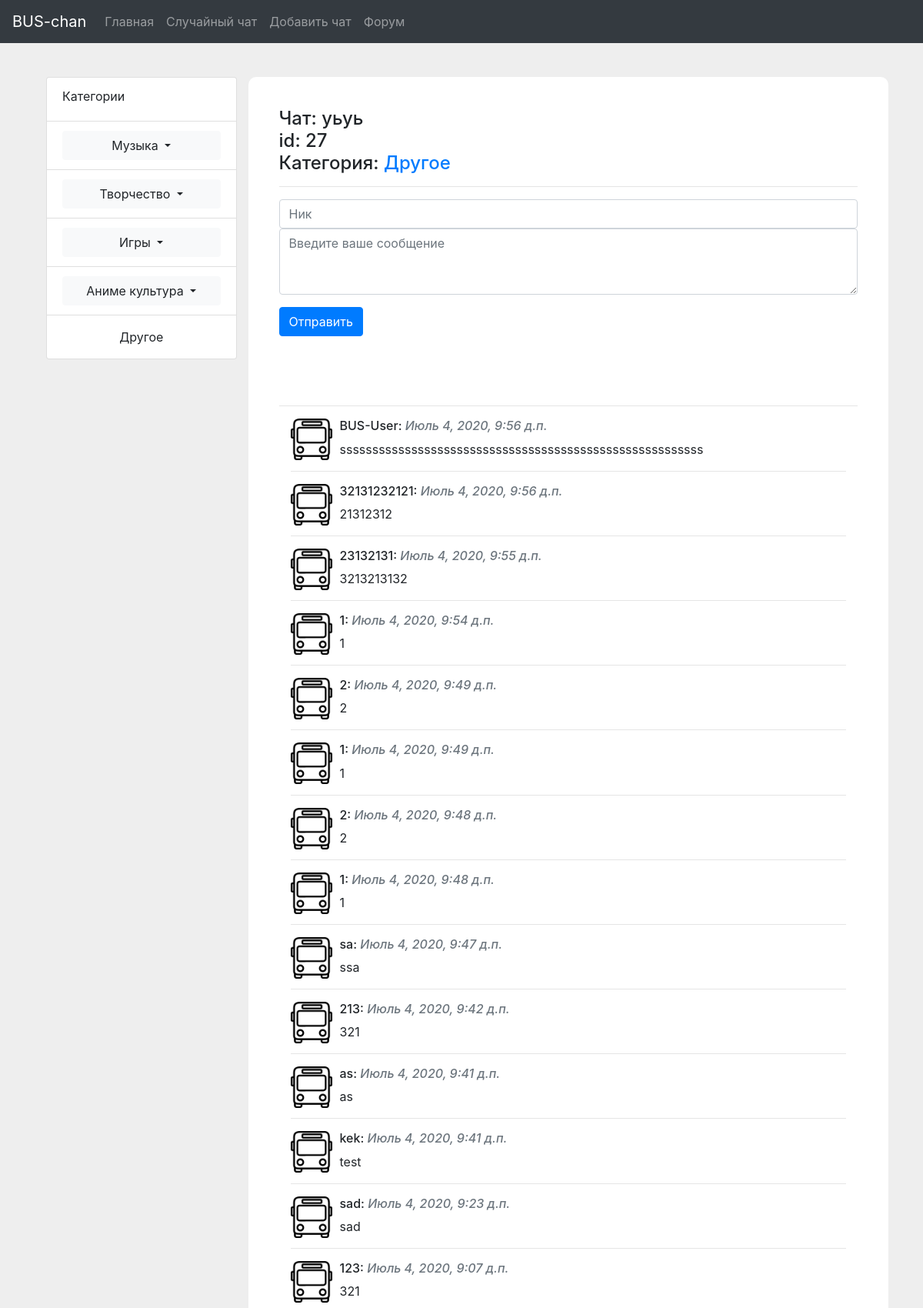
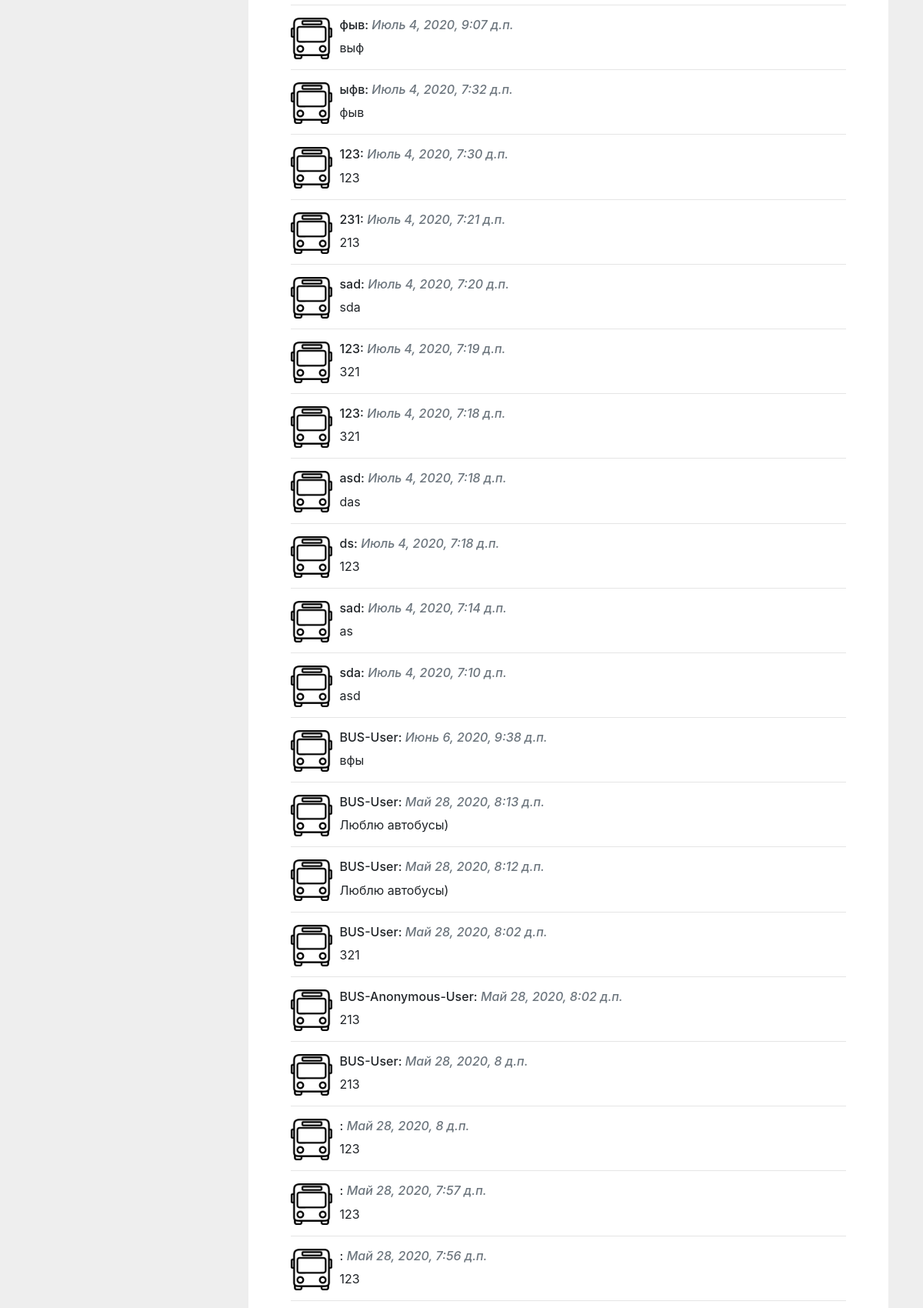
The app's page /chat/27/ (upper part) with its own data (2 pictures, top to bottom).
### bus_chan/apps/mainapp/models.py (models this page shows)
class Chat(models.Model):
    name = models.CharField('Имя чата', max_length=50)
    category = models.CharField('Категория чата', max_length=50)
    is_private = models.BooleanField('Приватный чат')
    date = models.DateField('Дата создания чата', auto_now_add=True)
    key = models.CharField('Приватный ключ', blank=True, max_length=80)
    def __str__(self):
        return self.name

class Message(models.Model):
    author = models.CharField('Ник', max_length=50)
    date = models.DateTimeField('Дата отправки', auto_now_add=True)
    chat = models.ForeignKey(Chat, on_delete=models.CASCADE)
    text = models.TextField('Текст сообщения')
    def __str__(self):
        return self.text

### bus_chan/apps/mainapp/views.py (the view)
# urls.py: path('chat/<int:chat_id>/', views.chat, name='chat'),
def chat(request, chat_id: int):
    try:
        current_chat = Chat.objects.get(id=chat_id)
        if current_chat.is_private:
            raise Exception('Chat is private.')
    except Exception as e:
        print(e)
        raise Http404("Чат не найден")
    massages = current_chat.message_set.order_by('-id')
    cat = current_chat.category
    for key, val in CATEGORIES.items():
        if val == cat:
            cat = key
            break
    return render(request, 'mainapp/chat.html',
                  {'chat': current_chat, 'massages': massages,
                   'category': cat})

### bus_chan/templates/mainapp/chat.html (shortened to what this page needs)
{% extends 'mainapp/base.html' %}
{% block content %}
    {% load static %}
	<h4>Чат: {{chat}}<br>id: {{chat.id}}<br>Категория: <a href="{% url 'category' chat.category %}">{{category}}</a></h4>
	<hr>
    <form action="{% url 'send_message' chat.id %}" method="POST" id="form" style="padding-bottom: 50px;">
	  <div class="form-group">
	    <input type="text" class="form-control" placeholder="Ник" name="author">
	    <textarea name="text" required="" class="form-control" rows="3" placeholder="Введите ваше сообщение"></textarea>
	  </div>
	  <button type="submit" class="btn btn-primary">Отправить</button><br><br>
	</form>
    <hr>
	{% if massages %}
        <div class="container-fluid" id="#messages">
            {% for m in massages %}
                <img id="avatar" src="{% static 'favicon.ico' %}">
                <h6>{{ m.author }}: <em class="text-secondary">{{ m.date }}</em></h6>
                <p>{{ m|safe }}</p>
                <hr>
            {% endfor %}
        </div>
	{% else %}
		<h3>Сообщения не найдены, станьте первым!</h3><br>
	{% endif %}
{% endblock %}

### bus_chan/apps/mainapp/static/mainapp/css/base.css (style rules this page uses)
html { height: 100%; }
img { max-height: 500px; max-width: 500px; }
#avatar { max-width: 64px; overflow: auto; float: left; padding-right: 10px; display: block; }

### records on screen
Chat: name "уьуь", id "27"
Message: author "BUS-User", date "Июль 4, 2020, 9:56 д.п.", text "ssssssssssssssssssssssssssssssssssssssssssssssssssssssss"
Message: author "32131232121", date "Июль 4, 2020, 9:56 д.п.", text "21312312"
Message: author "23132131", date "Июль 4, 2020, 9:55 д.п.", text "3213213132"
Message: author "1", date "Июль 4, 2020, 9:54 д.п.", text "1"
Message: author "2", date "Июль 4, 2020, 9:49 д.п.", text "2"
Message: author "1", date "Июль 4, 2020, 9:49 д.п.", text "1"
Message: author "2", date "Июль 4, 2020, 9:48 д.п.", text "2"
Message: author "1", date "Июль 4, 2020, 9:48 д.п.", text "1"
Message: author "sa", date "Июль 4, 2020, 9:47 д.п.", text "ssa"
Message: author "213", date "Июль 4, 2020, 9:42 д.п.", text "321"
Message: author "as", date "Июль 4, 2020, 9:41 д.п.", text "as"
Message: author "kek", date "Июль 4, 2020, 9:41 д.п.", text "test"
Message: author "sad", date "Июль 4, 2020, 9:23 д.п.", text "sad"
Message: author "123", date "Июль 4, 2020, 9:07 д.п.", text "321"
Message: author "фыв", date "Июль 4, 2020, 9:07 д.п.", text "выф"
Message: author "ыфв", date "Июль 4, 2020, 7:32 д.п.", text "фыв"
Message: author "123", date "Июль 4, 2020, 7:30 д.п.", text "123"
Message: author "231", date "Июль 4, 2020, 7:21 д.п.", text "213"
Message: author "sad", date "Июль 4, 2020, 7:20 д.п.", text "sda"
Message: author "123", date "Июль 4, 2020, 7:19 д.п.", text "321"
Message: author "123", date "Июль 4, 2020, 7:18 д.п.", text "321"
Message: author "asd", date "Июль 4, 2020, 7:18 д.п.", text "das"
Message: author "ds", date "Июль 4, 2020, 7:18 д.п.", text "123"
Message: author "sad", date "Июль 4, 2020, 7:14 д.п.", text "as"
Message: author "sda", date "Июль 4, 2020, 7:10 д.п.", text "asd"
Message: author "BUS-User", date "Июнь 6, 2020, 9:38 д.п.", text "вфы"
Message: author "BUS-User", date "Май 28, 2020, 8:13 д.п.", text "Люблю автобусы)"
Message: author "BUS-User", date "Май 28, 2020, 8:12 д.п.", text "Люблю автобусы)"
Message: author "BUS-User", date "Май 28, 2020, 8:02 д.п.", text "321"
Message: author "BUS-Anonymous-User", date "Май 28, 2020, 8:02 д.п.", text "213"
Message: author "BUS-User", date "Май 28, 2020, 8 д.п.", text "213"
Message: date "Май 28, 2020, 8 д.п.", text "123"
Message: date "Май 28, 2020, 7:57 д.п.", text "123"
Message: date "Май 28, 2020, 7:56 д.п.", text "123"

### other values on screen
{{ category }} "Другое"
